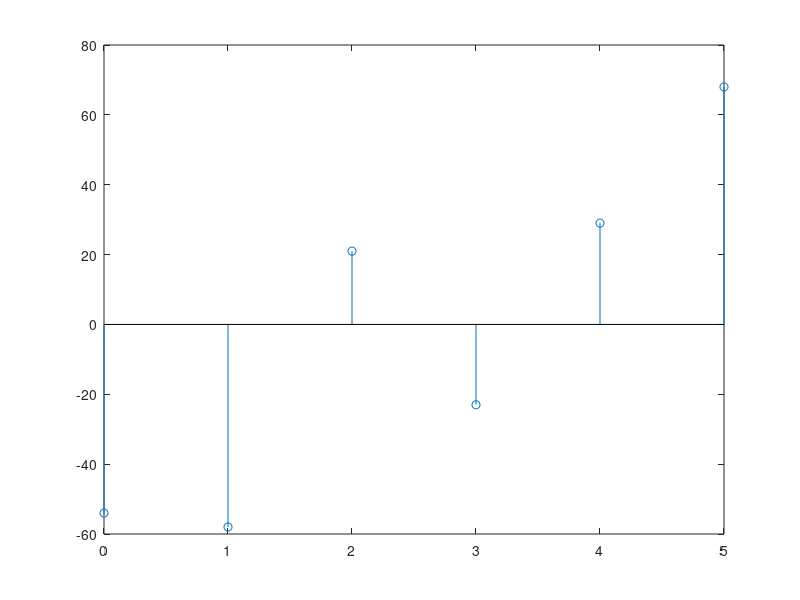

The MATLAB source for this figure:
x1=[7 4 -9 0 2 -5];
x2=[1 -1 2 0 10 5];
L=length(x1);
y=zeros(1,L);
x2tr = [x2(1) x2(L:-1:2)];
for k = 1:L
    sh = circshift(x2tr', k-1)';
    h = x1.*sh;
    y(k) = sum(h);
end
disp(y);
n=0:length(x1)-1;
stem(n,y);
